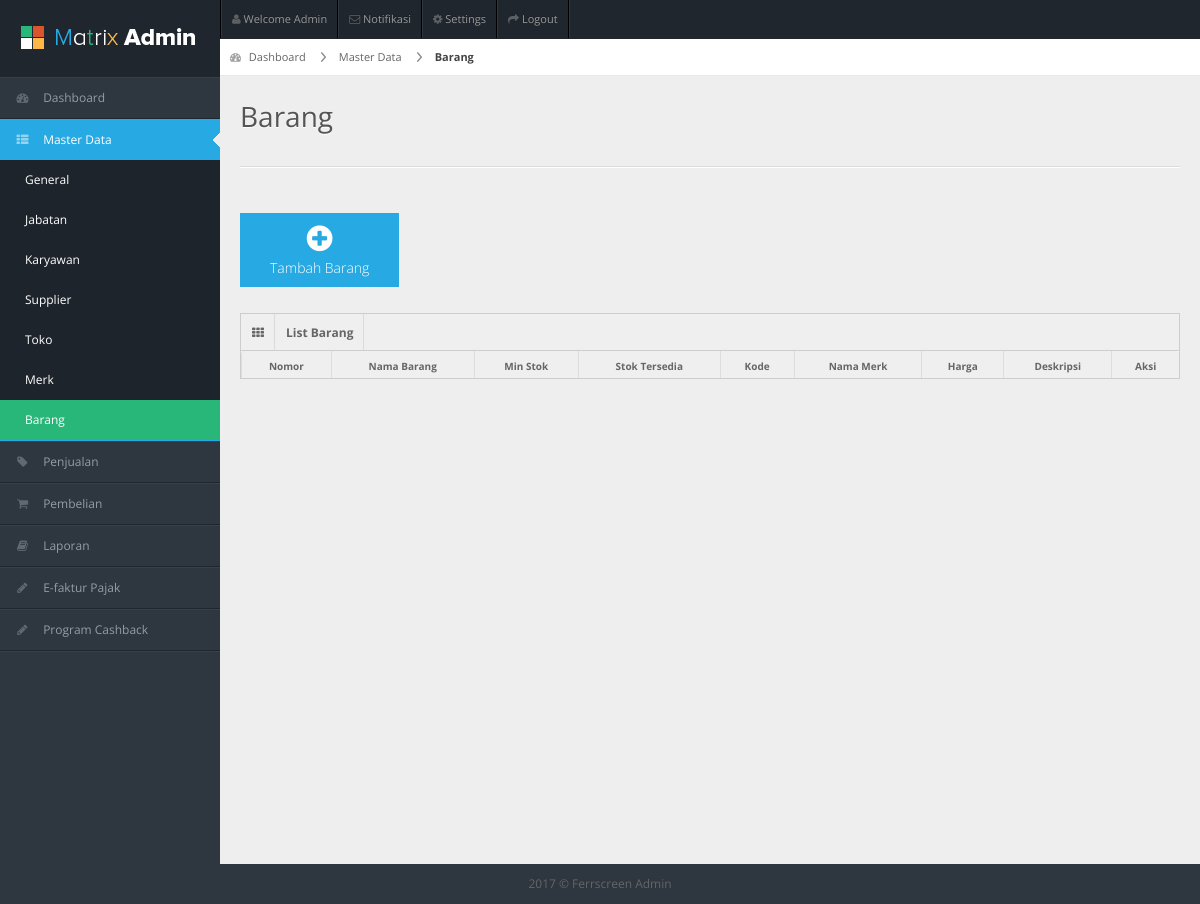
The app's page /index.php/barang, older data.
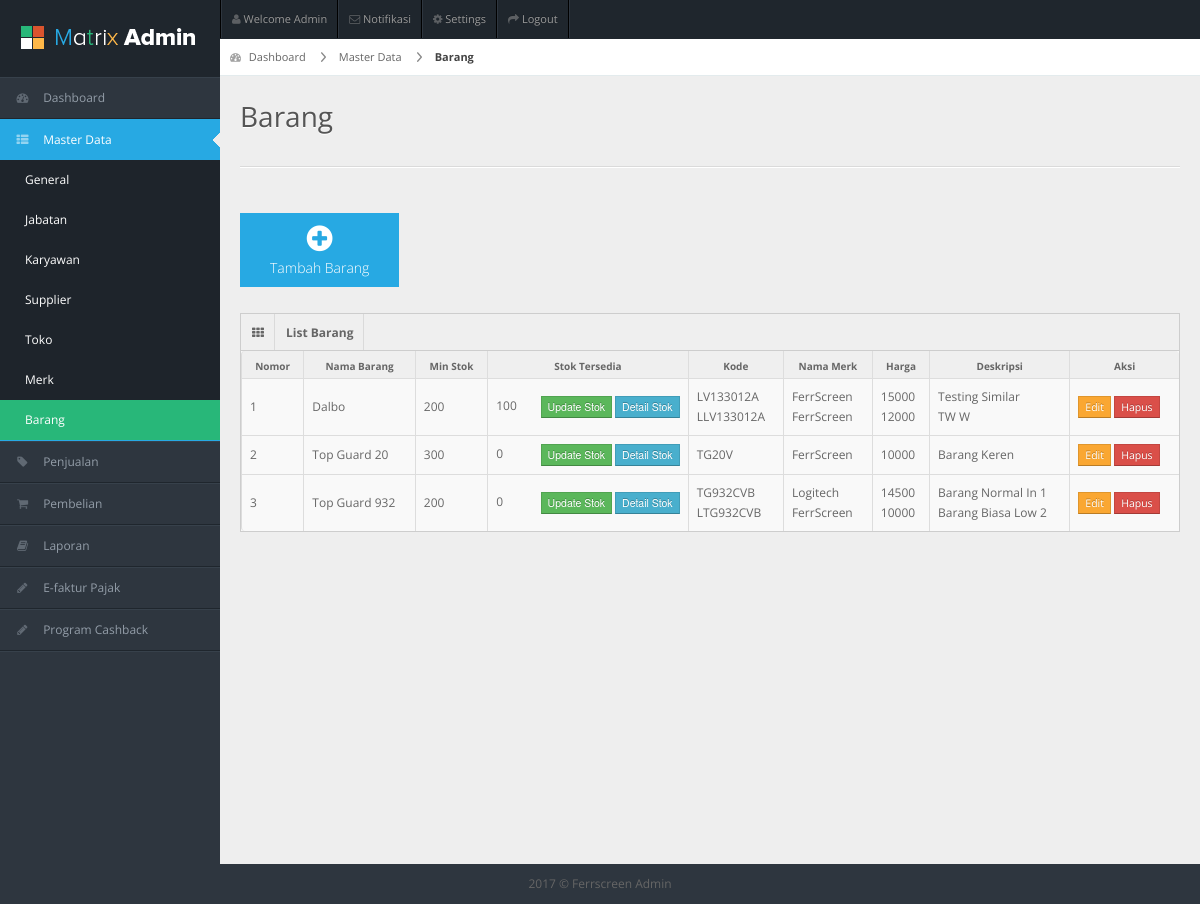
The same page, newer data.
### tables this page shows
CREATE TABLE `barang` (
  `id` int(11) NOT NULL,
  `nama` varchar(255) NOT NULL,
  `min_stok` int(11) NOT NULL,
  `is_aktif` enum('0','1') NOT NULL COMMENT '0 = barang tidak aktif, 1 = barang aktif',
  `created_at` datetime NOT NULL
);

CREATE TABLE `detail_barang` (
  `id` int(11) NOT NULL,
  `id_barang` int(11) NOT NULL,
  `id_merk` int(11) DEFAULT NULL,
  `type` enum('N','L') NOT NULL COMMENT 'N = Normal, L = Low',
  `kode` varchar(255) NOT NULL,
  `harga` int(11) NOT NULL COMMENT 'harga jual',
  `deskripsi` text,
  `is_aktif` enum('0','1') NOT NULL,
  `created_at` datetime NOT NULL
);

CREATE TABLE `merk` (
  `id` int(11) NOT NULL,
  `nama` varchar(255) NOT NULL,
  `keterangan` text NOT NULL,
  `is_aktif` enum('0','1') NOT NULL,
  `created_at` datetime NOT NULL
);

### application/controllers/Barang.php (called while the page is built, shortened)
<?php
class Barang extends CI_Controller {
	public function __construct(){
	 	$this->load->model('Barang_Model');
	 	$this->load->model('Supplier_Model');
	 	$this->load->model('SupplierBarang_Model');
	 	$this->load->model('Merk_Model');
    }
	public function index()
	{
		$dataMenu = array(
	        'menuAktif' => "masterdata",
	        'subMenu' => "barang"
		);
		$dataSupplier = $this->Supplier_Model->get_allSupplier();
		$dataBarang = $this->Barang_Model->get_allBarang();
		$data = array(
	        'dataSupplier' => $dataSupplier,
	        'dataBarang' => $dataBarang,
		);
		$this->load->view('header');
		$this->load->view('sidebar',$dataMenu);
		$this->load->view('MasterData/Barang/v_barang',$data);
	}
}

### index.php (called while the page is built, shortened)
<?php
require_once BASEPATH.'core/CodeIgniter.php';

### application/models/Barang_Model.php (called while the page is built, shortened)
<?php
class Barang_Model extends CI_Model {
    public function get_allBarang(){
        $sql = "SELECT b.*
        		FROM barang b
                WHERE b.is_aktif = ?
        		ORDER BY b.nama ASC";
        $result = $this->db->query($sql, array("1"));
        $barangs = $result->result_array();
        return $this->get_detailDataOfBarang($barangs);
    }
    public function get_detailDataOfBarang($barangs){
        $barangs2 = [];
        foreach($barangs as $barang){
            $detailBarangs = $this->DetailBarang_Model->get_allDetailBarangByIdBarang($barang['id']);
            $supplierBarangs = $this->SupplierBarang_Model->get_allSupplierBarangByIdBarang($barang['id']);
            $barangKembars = $this->BarangKembar_Model->get_barangKembarByIdBarang($barang['id']);
            $totalStok = 0;
            $barang["total_stok"] = 0;
            if(count($detailBarangs) > 0){
                $barang["detail_barang"] = $detailBarangs;
            }else{
                $barang["detail_barang"] = [];
            }
            if(count($supplierBarangs) > 0){
                foreach($supplierBarangs as $supBar){
                    $totalStok = $totalStok + $supBar["stok"];
                }
                $barang['supplier_barang'] = $supplierBarangs;
            }else{
                $barang['supplier_barang'] = [];
            }
            if(count($barangKembars) > 0){
                $barang['barang_kembar'] = $barangKembars;
            }else{
                $barang['barang_kembar'] = [];
            }
            $barang["total_stok"] = $totalStok;
            array_push($barangs2, $barang);
        }
        return $barangs2;
    }
}

### application/models/DetailBarang_Model.php (called while the page is built, shortened)
<?php
class DetailBarang_Model extends CI_Model {
    public function get_allDetailBarangByIdBarang($id_barang){
        $sql = "SELECT db.*, m.nama as nama_merk
                FROM detail_barang db, merk m
                WHERE db.id_barang = ? AND db.id_merk = m.id AND db.is_aktif = ?";
        $hasil = $this->db->query($sql, array($id_barang, "1"));
        return $hasil->result_array();
    }
}

### application/models/SupplierBarang_Model.php (called while the page is built, shortened)
<?php
class SupplierBarang_Model extends CI_Model {
    public function get_allSupplierBarangByIdBarang($id_barang){
        $sql = "SELECT sb.*, s.nama as nama_supplier
        FROM supplier_barang sb, supplier s
        WHERE sb.id_barang = ? AND sb.id_supplier = s.id AND sb.is_aktif = ?";
        $hasil = $this->db->query($sql, array($id_barang, "1"));
        return $hasil->result_array();
    }
}

### application/models/BarangKembar_Model.php (called while the page is built, shortened)
<?php
class BarangKembar_Model extends CI_Model {
    public function get_barangKembarByIdBarang($id_barang){
        $sql = "SELECT bbk.*, b.nama as kembar_nama
                FROM barang_kembarbarang bbk, barang b
                WHERE bbk.id_barang = ? AND b.id = bbk.id_barangKembar";
        $result = $this->db->query($sql, array($id_barang));
        return $result->result_array();
    }
}

### application/views/MasterData/Barang/v_barang.php (the view, shortened to what the changed rows need)
<div id="content">
  <div id="content-header">
    <h1>Barang</h1>
  </div>
  <div class="container-fluid">
    <div class="row-fluid">
      <div class="span12">
      <div class="widget-box">
          <div class="widget-content nopadding">
            <table class="table table-bordered data-table">
              <thead>
                <tr>
                  <th>Nomor</th>
                  <th>Nama Barang</th>
                  <th>Min Stok</th>
                  <th>Stok Tersedia</th>
                  <th>Kode</th>
                  <th>Nama Merk</th>
                  <th>Harga</th>
                  <th>Deskripsi</th>
                  <th>Aksi</th>
                </tr>
              </thead>
              <tbody>
              <?php
                if(isset($dataBarang))
                {
                    $number=1;
                    foreach ($dataBarang as $barang)
                    {
                        ?>
                        <tr class="gradeX">
                          <td style = "vertical-align: middle;"><?php echo $number ?></td>
                          <td style = "vertical-align: middle;"><?php echo $barang['nama'] ?></td>
                          <td style = "vertical-align: middle;"><?php echo $barang['min_stok'] ?></td>
                          <td style = "vertical-align: middle;">
                            <?php echo $barang['total_stok']; ?>
                            <button style='float:right; margin-left: 3px;' class="btn btn-info btn-mini" data-toggle="modal" data-target="#detailModal"
                              data-id="<?php echo $barang['id']; ?>"
                              data-title="Detail Stok"
                              onclick="OpenModal(<?php echo $number; ?>)"
                              id="btnModal<?php echo $number; ?>"
                              >Detail Stok</button>
                            <button style='float:right; margin-left: 3px;' class="btn btn-success btn-mini" data-backdrop="static" data-toggle="modal" data-keyboard="false" data-target="#updateModal"
                              data-id="<?php echo $barang['id']; ?>"
                              data-title="Update Stok"
                              onclick="OpenModal(<?php echo $number; ?>)"
                              id="btnModal<?php echo $number; ?>"
                              >Update Stok</button>
                          </td>
                          <td style = "vertical-align: middle;">
                             <?php foreach($barang["detail_barang"] as $detail){ ?>
                                <?php echo $detail['kode'] ;?></br>
                             <?php } ?>
                          </td>
                           <td style = "vertical-align: middle;">
                             <?php foreach($barang["detail_barang"] as $detail){ ?>
                                <?php echo $detail['nama_merk']; ?></br>
                           <?php } ?>
                          </td>
                           <td style = "vertical-align: middle;">
                             <?php foreach($barang["detail_barang"] as $detail){ ?>
                                <?php echo $detail['harga']; ?></br>
                            <?php } ?>
                          </td>
                           <td style = "vertical-align: middle;">
                             <?php foreach($barang["detail_barang"] as $detail){ ?>
                                <?php echo $detail['deskripsi']; ?></br>
                            <?php } ?>
                          </td>
                          <td style = "vertical-align: middle;">
                            <a href="<?php echo base_url();?>barang/editBarang/<?php echo $barang["id"] ?>" class="btn btn-warning btn-mini" role="button">Edit</a>
                            <a href="#deleteData<?php echo $barang["id"] ?>" data-toggle="modal" class="btn btn-danger btn-mini" role="button">Hapus</a>
                        </tr>
                        <?php
                      $number++;
                    }
                  }
              ?>
              </tbody>
            </table>
          </div>
        </div>
      </div>
    </div>
  </div>
</div>
</body>
</html>

Row changes from the older to the newer data that the page shows:
added barang: nama "Dalbo", min_stok "200", total_stok "100"
added detail_barang: kode "LV133012A", id_merk.nama "FerrScreen", harga "15000", deskripsi "Testing Similar"
added detail_barang: kode "LLV133012A", id_merk.nama "FerrScreen", harga "12000", deskripsi "TW W"
added barang: nama "Top Guard 20", min_stok "300", total_stok "0"
added detail_barang: kode "TG20V", id_merk.nama "FerrScreen", harga "10000", deskripsi "Barang Keren"
added barang: nama "Top Guard 932", min_stok "200", total_stok "0"
added detail_barang: kode "TG932CVB", id_merk.nama "Logitech", harga "14500", deskripsi "Barang Normal In 1"
added detail_barang: kode "LTG932CVB", id_merk.nama "FerrScreen", harga "10000", deskripsi "Barang Biasa Low 2"
